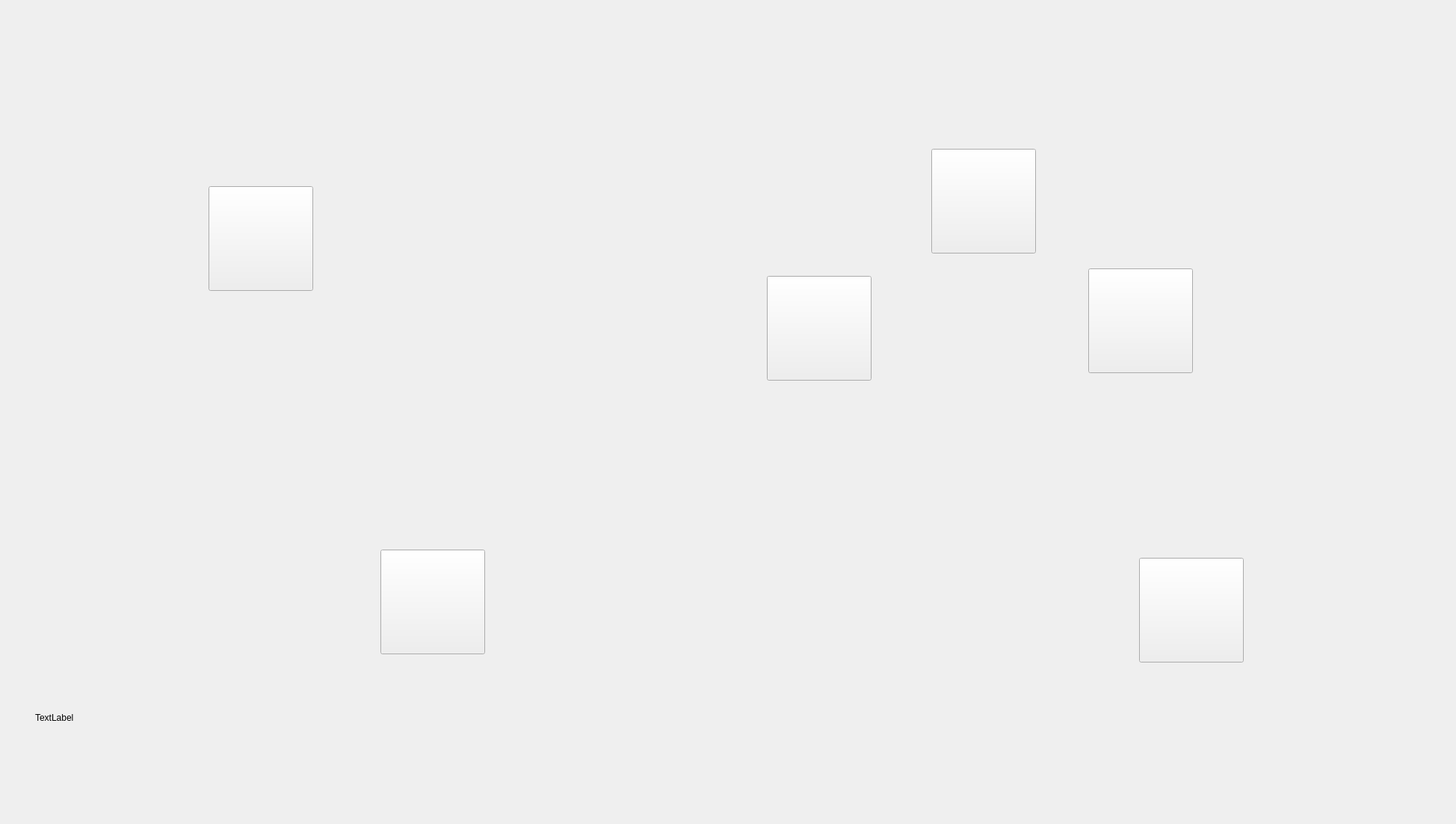
<?xml version="1.0" encoding="UTF-8"?>
<ui version="4.0">
 <class>login</class>
 <widget class="QWidget" name="login">
  <property name="geometry">
   <rect>
    <x>0</x>
    <y>0</y>
    <width>1920</width>
    <height>1080</height>
   </rect>
  </property>
  <property name="windowTitle">
   <string>Hello</string>
  </property>
  <layout class="QVBoxLayout" name="verticalLayout_4">
   <item>
    <widget class="QWidget" name="widget" native="true">
     <layout class="QHBoxLayout" name="horizontalLayout">
      <item>
       <widget class="QWidget" name="widget_2" native="true">
        <property name="minimumSize">
         <size>
          <width>951</width>
          <height>1062</height>
         </size>
        </property>
        <layout class="QVBoxLayout" name="verticalLayout_2">
         <item>
          <widget class="QWidget" name="widget_6" native="true">
           <property name="minimumSize">
            <size>
             <width>951</width>
             <height>531</height>
            </size>
           </property>
           <widget class="QPushButton" name="pushButton_2">
            <property name="geometry">
             <rect>
              <x>250</x>
              <y>220</y>
              <width>140</width>
              <height>140</height>
             </rect>
            </property>
            <property name="minimumSize">
             <size>
              <width>140</width>
              <height>140</height>
             </size>
            </property>
            <property name="text">
             <string/>
            </property>
           </widget>
          </widget>
         </item>
         <item>
          <widget class="QWidget" name="widget_7" native="true">
           <property name="minimumSize">
            <size>
             <width>933</width>
             <height>507</height>
            </size>
           </property>
           <layout class="QHBoxLayout" name="horizontalLayout_2">
            <item>
             <widget class="QWidget" name="widget_9" native="true">
              <layout class="QVBoxLayout" name="verticalLayout_3">
               <item>
                <spacer name="verticalSpacer">
                 <property name="orientation">
                  <enum>Qt::Vertical</enum>
                 </property>
                 <property name="sizeHint" stdset="0">
                  <size>
                   <width>20</width>
                   <height>271</height>
                  </size>
                 </property>
                </spacer>
               </item>
               <item>
                <widget class="QLabel" name="label">
                 <property name="minimumSize">
                  <size>
                   <width>300</width>
                   <height>191</height>
                  </size>
                 </property>
                 <property name="maximumSize">
                  <size>
                   <width>300</width>
                   <height>16777215</height>
                  </size>
                 </property>
                 <property name="text">
                  <string>TextLabel</string>
                 </property>
                </widget>
               </item>
              </layout>
             </widget>
            </item>
            <item>
             <widget class="QWidget" name="widget_8" native="true">
              <widget class="QPushButton" name="pushButton_4">
               <property name="geometry">
                <rect>
                 <x>10</x>
                 <y>160</y>
                 <width>140</width>
                 <height>140</height>
                </rect>
               </property>
               <property name="minimumSize">
                <size>
                 <width>140</width>
                 <height>140</height>
                </size>
               </property>
               <property name="text">
                <string/>
               </property>
              </widget>
             </widget>
            </item>
           </layout>
          </widget>
         </item>
        </layout>
       </widget>
      </item>
      <item>
       <widget class="QWidget" name="widget_3" native="true">
        <property name="minimumSize">
         <size>
          <width>951</width>
          <height>1062</height>
         </size>
        </property>
        <layout class="QVBoxLayout" name="verticalLayout">
         <item>
          <widget class="QWidget" name="widget_4" native="true">
           <property name="minimumSize">
            <size>
             <width>951</width>
             <height>531</height>
            </size>
           </property>
           <widget class="QPushButton" name="pushButton_3">
            <property name="geometry">
             <rect>
              <x>260</x>
              <y>170</y>
              <width>140</width>
              <height>140</height>
             </rect>
            </property>
            <property name="minimumSize">
             <size>
              <width>140</width>
              <height>140</height>
             </size>
            </property>
            <property name="text">
             <string/>
            </property>
           </widget>
           <widget class="QPushButton" name="pushButton">
            <property name="geometry">
             <rect>
              <x>470</x>
              <y>330</y>
              <width>140</width>
              <height>140</height>
             </rect>
            </property>
            <property name="minimumSize">
             <size>
              <width>140</width>
              <height>140</height>
             </size>
            </property>
            <property name="maximumSize">
             <size>
              <width>140</width>
              <height>140</height>
             </size>
            </property>
            <property name="text">
             <string/>
            </property>
           </widget>
           <widget class="QPushButton" name="pushButton_5">
            <property name="geometry">
             <rect>
              <x>40</x>
              <y>340</y>
              <width>140</width>
              <height>140</height>
             </rect>
            </property>
            <property name="minimumSize">
             <size>
              <width>140</width>
              <height>140</height>
             </size>
            </property>
            <property name="text">
             <string/>
            </property>
           </widget>
          </widget>
         </item>
         <item>
          <widget class="QWidget" name="widget_5" native="true">
           <property name="minimumSize">
            <size>
             <width>933</width>
             <height>507</height>
            </size>
           </property>
           <widget class="QWidget" name="widget_13" native="true">
            <property name="geometry">
             <rect>
              <x>480</x>
              <y>120</y>
              <width>241</width>
              <height>251</height>
             </rect>
            </property>
            <layout class="QVBoxLayout" name="verticalLayout_6">
             <item>
              <spacer name="verticalSpacer_3">
               <property name="orientation">
                <enum>Qt::Vertical</enum>
               </property>
               <property name="sizeHint" stdset="0">
                <size>
                 <width>20</width>
                 <height>40</height>
                </size>
               </property>
              </spacer>
             </item>
             <item>
              <widget class="QWidget" name="widget_11" native="true">
               <layout class="QVBoxLayout" name="verticalLayout_5">
                <item>
                 <widget class="QWidget" name="widget_10" native="true">
                  <layout class="QHBoxLayout" name="horizontalLayout_3">
                   <item>
                    <spacer name="horizontalSpacer_2">
                     <property name="orientation">
                      <enum>Qt::Horizontal</enum>
                     </property>
                     <property name="sizeHint" stdset="0">
                      <size>
                       <width>40</width>
                       <height>20</height>
                      </size>
                     </property>
                    </spacer>
                   </item>
                   <item>
                    <widget class="QPushButton" name="pushButton_6">
                     <property name="minimumSize">
                      <size>
                       <width>140</width>
                       <height>140</height>
                      </size>
                     </property>
                     <property name="maximumSize">
                      <size>
                       <width>140</width>
                       <height>140</height>
                      </size>
                     </property>
                     <property name="text">
                      <string/>
                     </property>
                    </widget>
                   </item>
                   <item>
                    <spacer name="horizontalSpacer">
                     <property name="orientation">
                      <enum>Qt::Horizontal</enum>
                     </property>
                     <property name="sizeHint" stdset="0">
                      <size>
                       <width>16</width>
                       <height>20</height>
                      </size>
                     </property>
                    </spacer>
                   </item>
                  </layout>
                 </widget>
                </item>
                <item>
                 <spacer name="verticalSpacer_2">
                  <property name="orientation">
                   <enum>Qt::Vertical</enum>
                  </property>
                  <property name="sizeHint" stdset="0">
                   <size>
                    <width>20</width>
                    <height>9</height>
                   </size>
                  </property>
                 </spacer>
                </item>
               </layout>
              </widget>
             </item>
             <item>
              <widget class="QWidget" name="widget_12" native="true">
               <layout class="QHBoxLayout" name="horizontalLayout_4"/>
              </widget>
             </item>
            </layout>
           </widget>
          </widget>
         </item>
        </layout>
       </widget>
      </item>
     </layout>
    </widget>
   </item>
  </layout>
 </widget>
 <resources/>
 <connections/>
</ui>
